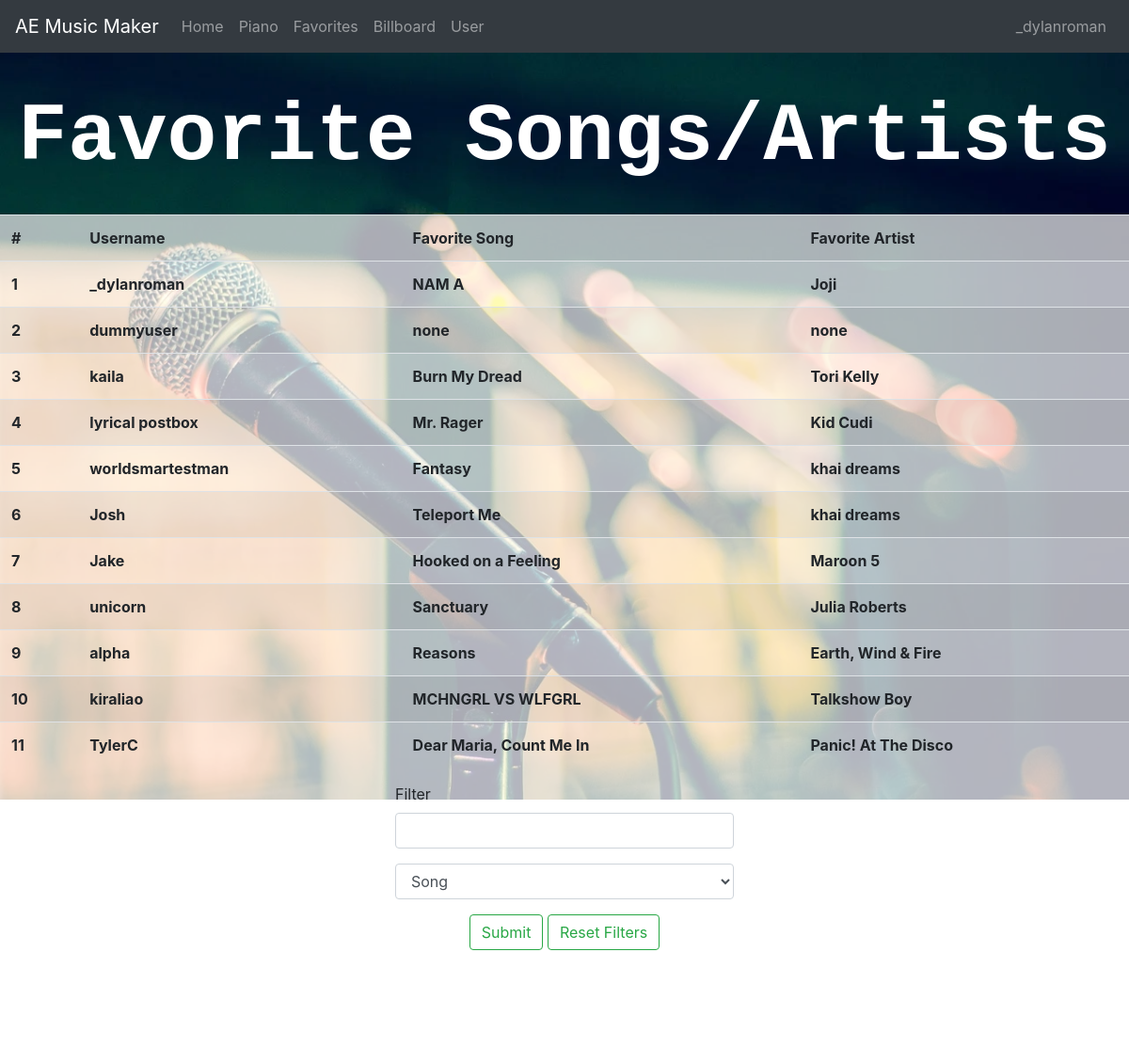
Screenshot of /favorites (signed in) with the database file from the repository.
### bulkofproject/models.py (models this page shows, shortened)
class maindb(db.Model):
    id = db.Column(db.Integer, primary_key = True)
    username = db.Column(db.String(15), unique = True, nullable = False)
    password = db.Column(db.String, nullable = False)
    song = db.Column(db.String)
    artist = db.Column(db.String)

### bulkofproject/routes.py (the view)
@app.route('/favorites', methods = ["GET", "POST"])
def favorites():
    if 'user' in session:
        if request.method == "POST":
            key = 'key'
            dbdict = dbquery(key)
            category = str(request.form['category'])
            filter = str(request.form['filter'])
            filtered = dbfilter(dbdict, key, category, filter)
            output = filtered[key]
            user = session['user']
            return render_template('favorites.html',user = user, insession = True, output = output)
        else:
            key = 'entry'
            dbdict = dbquery(key)
            output = dbdict[key]
            user = session['user']
            return render_template('favorites.html', user = user, insession = True, output = output)
    else:
        flash("Log in to access this function")
        return redirect(url_for('login'))

### bulkofproject/filter.py (called while the page is built)
def query(key):
    list = []
    dbdict = maindb.query.all()
    for entry in dbdict:
        entry = {'user':entry.username, 'song':entry.song, 'artist':entry.artist}
        list.append(entry)
    dictionary = {key:list}
    return dictionary

### bulkofproject/templates/favorites.html (shortened to what this page needs)
<!DOCTYPE html>
<html lang="en">
<head>
    <link rel="stylesheet" href = "https://stackpath.bootstrapcdn.com/bootstrap/4.5.2/css/bootstrap.min.css">
</head>
<body>
{% extends "base.html" %}
{% block content %}
<div class="image">
    <p class="title">Favorite Songs/Artists</p>
    <div class="grid">
    <table class="table table-striped">
        <tr>
            <th>#</th>
            <th>Username</th>
            <th>Favorite Song</th>
            <th>Favorite Artist</th>
        </tr>
        {% for entry in output %}
        <tr>
            <th>{{ (output.index(entry) + 1) }}</th>
            <th>{{ entry['user'] }}</th>
            <th>{{ entry['song'] }}</th>
            <th>{{ entry['artist'] }}</th>
        </tr>
        {% endfor %}
    </table>
    <form action="#" method = "post" class="ff">
        <div class="form-group">
            <label for="filter">Filter</label>
            <input type="text" name="filter" id="filter" class="form-control">
        </div>
        <div class="form-group">
            <select name="category" id="category" class="form-control">
                <option value="song">Song</option>
            </select>
        </div>
        <div class="text-center">
            <button type="submit" class="btn btn-outline-success">Submit</button>
            <a href="/favorites">
                <button type="button" class="btn btn-outline-success">Reset Filters</button>
            </a>
        </div>
    </form>
    </div>
</div>
{% endblock %}

### bulkofproject/templates/base.html (shortened to what this page needs)
<!DOCTYPE html>
<html lang="en">
<head>
    <link rel="stylesheet" href = "https://stackpath.bootstrapcdn.com/bootstrap/4.5.2/css/bootstrap.min.css">
</head>
<body>
    <nav class = "navbar navbar-expand navbar-dark bg-dark">
        <ul class = "navbar.content navbar-nav mr-auto">
            <a href = "/references" class = "navbar-brand">AE Music Maker</a>
            <a href = "/" class = "nav-link">Home</a>
            <li class = "nav-item">
                <a href = "/piano" class = "nav-link">Piano</a>
            </li>
            <li class = "nav-item">
                <a href = "/favorites" class = "nav-link">Favorites</a>
            </li>
            <li class = "nav-item">
                <a href = "/billboard" class = "nav-link">Billboard</a>
            </li>
            {% if insession == True %}
            <li class = "nav-item">
                <a href = "/user" class = "nav-link">User</a>
            </li>
            {% endif %}
        </ul>
        {% if insession == True %}
        <li class = "navbar.content navbar-nav">
            <a href = "/user" class = "nav-link">{{ user }}</a>
        </li>
        {% endif %}
    </nav>
{% block content %}{% endblock %}
</body>
</html>

### rows the page displays
maindb: username "_dylanroman", (output.index(entry)+1) "1", user "_dylanroman", song "NAM A", artist "Joji"
maindb: (output.index(entry)+1) "2", user "dummyuser", song "none", artist "none"
maindb: (output.index(entry)+1) "3", user "kaila", song "Burn My Dread", artist "Tori Kelly"
maindb: (output.index(entry)+1) "4", user "lyrical postbox", song "Mr. Rager", artist "Kid Cudi"
maindb: (output.index(entry)+1) "5", user "worldsmartestman", song "Fantasy", artist "khai dreams"
maindb: (output.index(entry)+1) "6", user "Josh", song "Teleport Me", artist "khai dreams"
maindb: (output.index(entry)+1) "7", user "Jake", song "Hooked on a Feeling", artist "Maroon 5"
maindb: (output.index(entry)+1) "8", user "unicorn", song "Sanctuary", artist "Julia Roberts"
maindb: (output.index(entry)+1) "9", user "alpha", song "Reasons", artist "Earth, Wind & Fire"
maindb: (output.index(entry)+1) "10", user "kiraliao", song "MCHNGRL VS WLFGRL", artist "Talkshow Boy"
maindb: (output.index(entry)+1) "11", user "TylerC", song "Dear Maria, Count Me In", artist "Panic! At The Disco"
